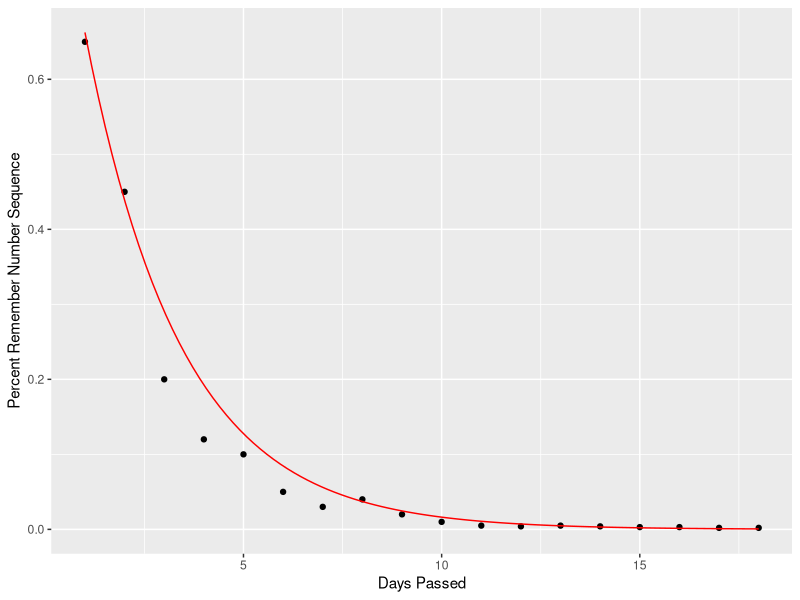

This chart was generated by the following R code:
## ---- chunk 1
mydecayfxn<- function (y,a1, b1, d1) exp(a1*(y/b1)^d1)

library(ggplot2)
x<- c(1:18)
y<- c(.65, .45, .20, .12, .1, .05, .03, .04, .02, .01, .005, .004, .005, .004, .003, .003, .002, .002)
forgetDat<-data.frame(x,y)
## ---- chunk 2
g<-ggplot(data=forgetDat, aes(x,y)) + geom_point() 
g<-g+ stat_function(fun = mydecayfxn, args=list(a1=-.7, b1=1.7, d1=1), col = "red") 
g<-g+ xlab("Days Passed") + ylab("Percent Remember Number Sequence")
g
